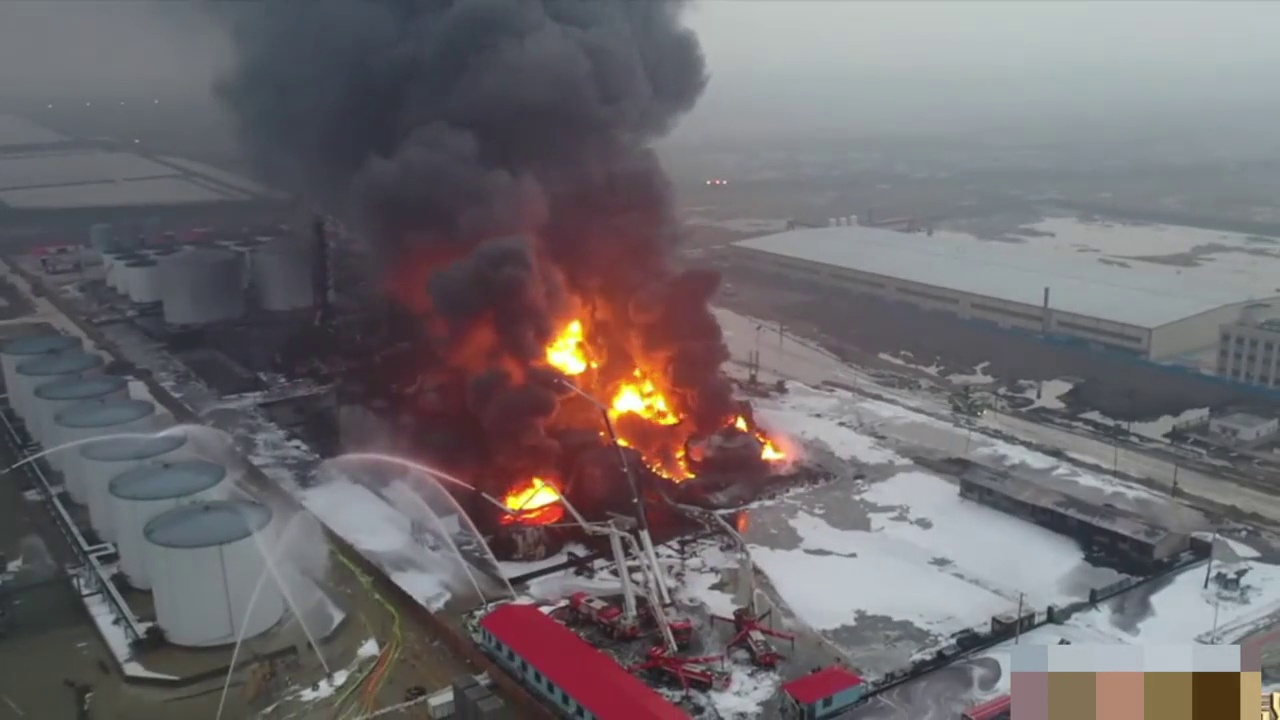
#> input picture 考试/第一次考试/increase_data/1.jpg, 1280 x 720 px, given in place of practice_rgb.png, which was not available
$ python '第三课第1轮修正前_test.py'
#> lines starting #> are read from the running program, lines starting #| are printed output that depends on the picture
import os
import cv2

input_path = os.path.join('input', 'practice_rgb.png')
os.makedirs('output_practice', exist_ok=True)
output_path = 'output_practice'

image_bgr = cv2.imread(input_path)
#> image_bgr is the input picture: shape (720, 1280, 3); mean B, G, R 108.8, 105.7, 111
print(image_bgr.shape)
#| (720, 1280, 3)
print(image_bgr.dtype)
#| uint8
print(image_bgr[0, 0].tolist())
#| [122, 117, 114]

image_rgb = cv2.cvtColor(image_bgr, cv2.COLOR_BGR2RGB)
print(image_rgb[0, 0].tolist())
#| [114, 117, 122]
origin_img = cv2.cvtColor(image_rgb, cv2.COLOR_RGB2BGR)
print(origin_img[0, 0].tolist())
#| [122, 117, 114]

resized = cv2.resize(origin_img, (180, 108), interpolation=cv2.INTER_AREA)
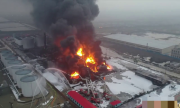
#> resized: shape (108, 180, 3); mean B, G, R 108.8, 105.7, 111
print(resized.shape)
#| (108, 180, 3)
print(resized.dtype)
#| uint8

color = cv2.cvtColor(resized, cv2.COLOR_BGR2RGB)
print(color.shape)
#| (108, 180, 3)
print(color.dtype)
#| uint8

gray = cv2.cvtColor(color, cv2.COLOR_BGR2GRAY)
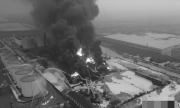
#> gray: shape (108, 180); min 33, max 252, mean 107.2
print(gray.shape)
#| (108, 180)
print(gray.dtype)
#| uint8
print(gray[0, 0].tolist())
#| 122

horizontal = cv2.flip(resized, 1)
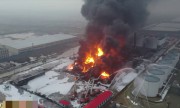
#> horizontal: shape (108, 180, 3); mean B, G, R 108.8, 105.7, 111
print(horizontal.shape)
#| (108, 180, 3)
print(horizontal.dtype)
#| uint8
vertical = cv2.flip(resized, 0)
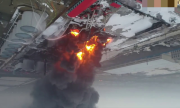
#> vertical: shape (108, 180, 3); mean B, G, R 108.8, 105.7, 111
print(vertical.shape)
#| (108, 180, 3)
print(vertical.dtype)
#| uint8

copy_path = os.path.join(output_path, 'sample_copy.png')  # 拼出原图副本的输出路径
rgb_path = os.path.join(output_path, 'rgb_restored.png')  # 拼出 RGB 转回 BGR 后的输出路径
resize_path = os.path.join(output_path, 'resized.png')  # 拼出缩放结果的输出路径
gray_path = os.path.join(output_path, 'gray.png')  # 拼出灰度结果的输出路径
horizontal_path = os.path.join(output_path, 'horizontal.png')  # 拼出水平翻转结果的输出路径
vertical_path = os.path.join(output_path, 'vertical.png')  # 拼出垂直翻转结果的输出路径
print('保存 RGB 往返图：', cv2.imwrite(rgb_path, origin_img))  # 函数②：写入转回 BGR 的彩色数组
#| 保存 RGB 往返图： True
print('保存缩放图：', cv2.imwrite(resize_path, resized))  # 函数②：写入缩放后的图片
#| 保存缩放图： True
print('保存灰度图：', cv2.imwrite(gray_path, gray))  # 函数②：写入二维灰度数组
#| 保存灰度图： True
print('保存水平翻转图：', cv2.imwrite(horizontal_path, horizontal))  # 函数②：写入左右镜像结果
#| 保存水平翻转图： True
print('保存垂直翻转图：', cv2.imwrite(vertical_path, vertical))  # 函数②：写入上下镜像结果
#| 保存垂直翻转图： True

$ run again, on 考试/第一次考试/increase_data/10013.webp
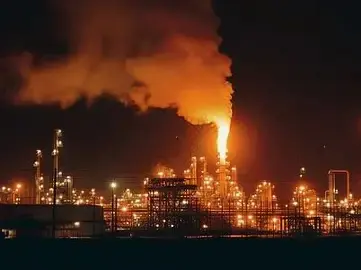
#> input picture 考试/第一次考试/increase_data/10013.webp, 361 x 270 px, given in place of practice_rgb.png, which was not available
#> image_bgr is the input picture: shape (270, 361, 3); mean B, G, R 24.8, 39.6, 72.4
#| (270, 361, 3)
#| uint8
#| [19, 15, 14]
#| [14, 15, 19]
#| [19, 15, 14]
#| (108, 180, 3)
#| uint8
#| (108, 180, 3)
#| uint8
#| (108, 180)
#| uint8
#| 16
#> `horizontal = cv2.flip(resized, 1)`:
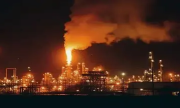
#> horizontal: shape (108, 180, 3); mean B, G, R 24.8, 39.6, 72.4
#| (108, 180, 3)
#| uint8
#> `vertical = cv2.flip(resized, 0)`:
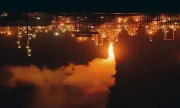
#> vertical: shape (108, 180, 3); mean B, G, R 24.8, 39.6, 72.4
#| (108, 180, 3)
#| uint8
#| 保存 RGB 往返图： True
#| 保存缩放图： True
#| 保存灰度图： True
#| 保存水平翻转图： True
#| 保存垂直翻转图： True
